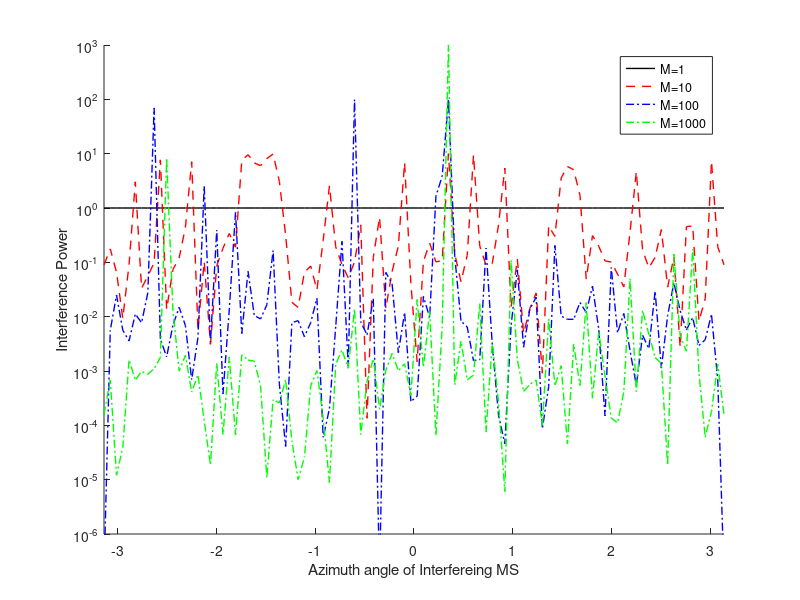

Write MATLAB code to recreate this figure.
%% Interfering Power of MS under LoS Massive MIMO
Antenna_size=[1,10,100,1000];

MS_angle=20*pi/180; % Target MS azimuth plane angle
MS_interfere=linspace(-pi,pi); 

d=0.5;

Beta1=1;  %Intracell gain
Beta2=1;  %Intercell gain
Beta=1;   %Large Scale Fading Constant 

g=zeros(length(MS_interfere),length(Antenna_size));

%Channel0=sqrt(Beta)*exp(2*pi*1i*d*(N-1)*sin(MS_angle));  %Target Channel Response
%Channel1=sqrt(Beta)*exp(2*pi*1i*d*(N-1)*sin(theta));     %Interfere Channel Response

for count=1:4
    N=Antenna_size(count);
    j=1;
    Channel0=sqrt(Beta)*exp(2*pi*1i*d*(N-1)*sin(MS_angle)*(0:N-1)');
    while j<101
        theta=MS_interfere(j);
        Channel1=sqrt(Beta)*exp(2*pi*1i*d*(N-1)*sin(theta)*(0:N-1)');
        g(count,j)=abs(Channel0'*Channel1)^2/N;
        j=j+1;
    end
end

figure()
hold on;
plot(MS_interfere,g(1,:),'k-','LineWidth',1);
plot(MS_interfere,g(2,:),'r--','LineWidth',1);
plot(MS_interfere,g(3,:),'b-.','LineWidth',1);
plot(MS_interfere,g(4,:),'g-.','LineWidth',1);

set(gca,'Yscale','log');
xlim([-pi pi]);
ylim([1e-6 1e3]);

legend('M=1','M=10','M=100','M=1000','Location','NorthEast');

xlabel('Azimuth angle of Interfereing MS');
ylabel('Interference Power');